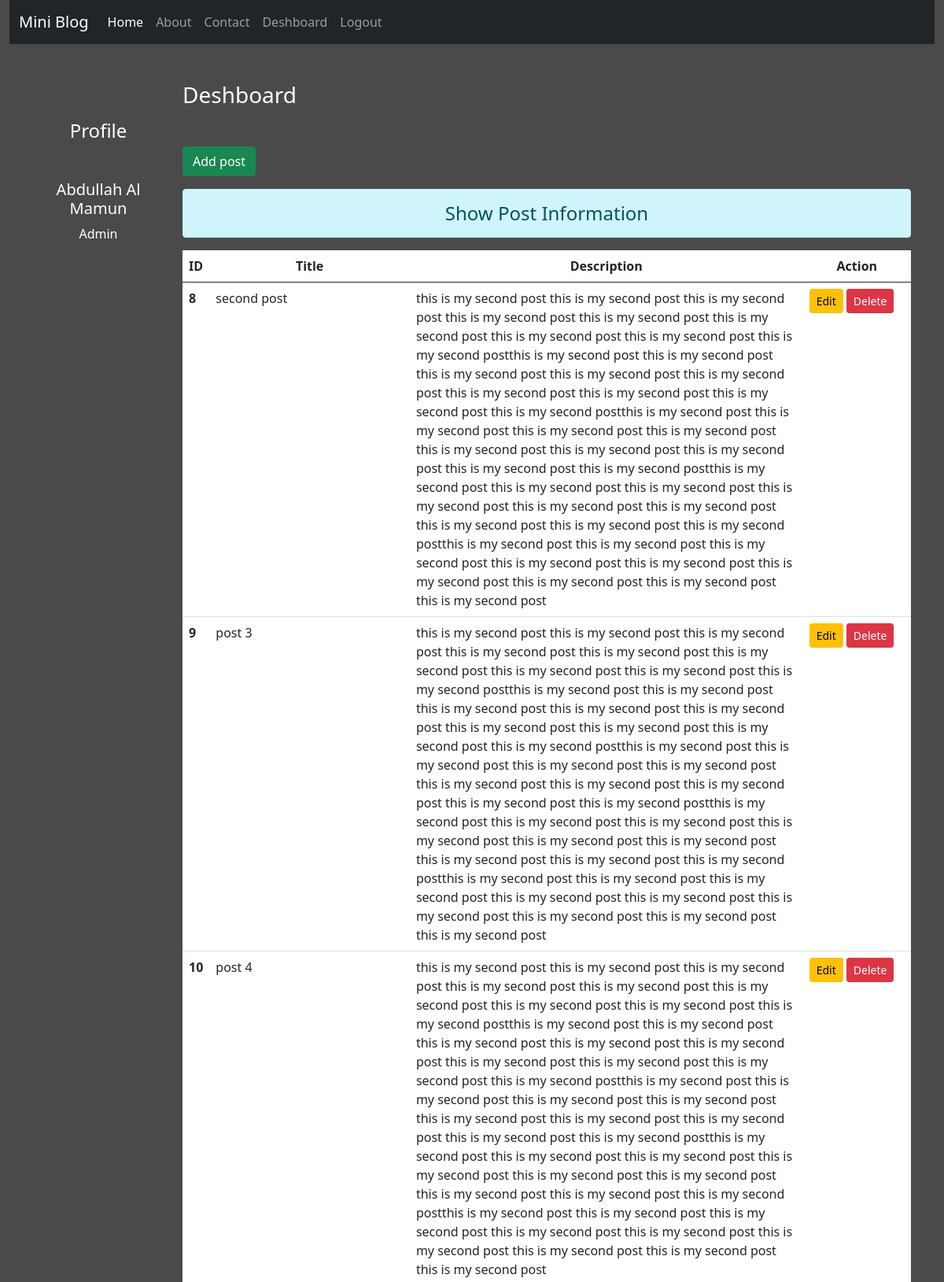
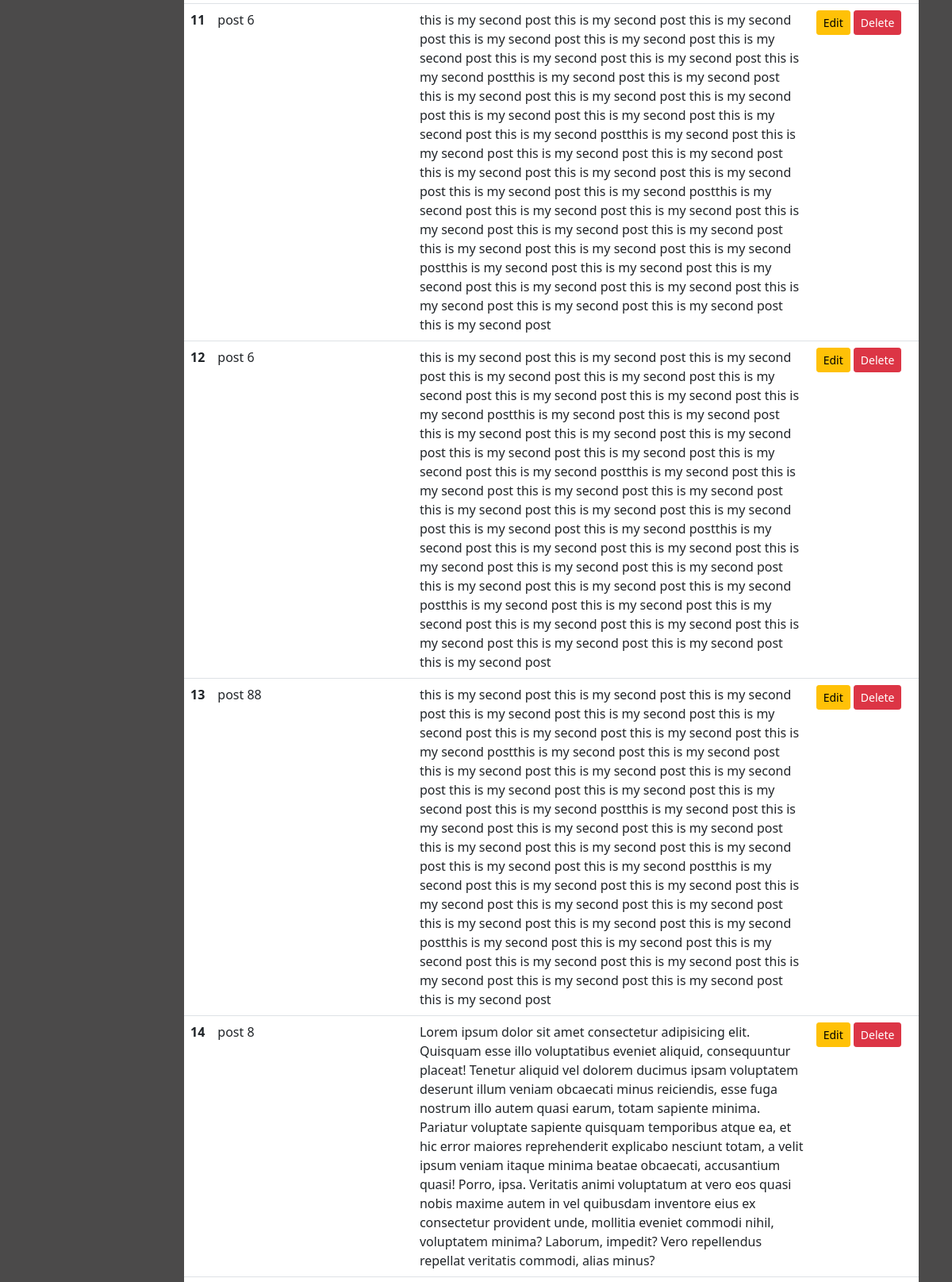
/deshboard/ (signed in, upper part), run on the app's committed database (2 pictures, top to bottom).
### blog/models.py (models this page shows, shortened)
class post(models.Model):
    title=models.CharField(max_length=200)
    disc=models.TextField()

### blog/views.py (the view)
# urls.py: path('deshboard/', views.deshboard ,name='deshboard'),
def deshboard(request):
    if request.user.is_authenticated:
        Post=post.objects.all()
        user=request.user
        full_name=user.get_full_name()
        gps=user.groups.all()
        dic={
        'posts': Post,
        'full_name':full_name,
        'user':user,
        'group':gps,
        }
        return render(request,'blog/deshboard.html',dic)
    else:
        return HttpResponseRedirect('/login/')

### blog/templates/blog/deshboard.html (shortened to what this page needs)
{% extends 'blog/base.html' %}
{% load static %}
{% block side %}
  <div class="col-sm-2 my-5 text-center text-white">
    <h4 class="my-5">Profile</h4>
    <h5>{{full_name}} </h5>
    {% for gps in group %}
      <p>{{gps}}</p>
    {% endfor %}
  </div>
{% endblock side %}
{% block content %}
 <div class="col-sm-10 ">
    <h3 class="p text-white my-5">Deshboard</h3>
    <a href="{% url 'addpost' %}" class="btn btn-success">Add post</a>
    <h4 class="text-center alert alert-info mt-3">Show Post Information</h4>
    {% if posts %}
    <table class="table table-hover bg-white ">
      <thead>
        <tr class ='text-center'>
          <th scope="col" style="width:2%;">ID</th>
          <th scope="col"style="width:28%;">Title</th>
          <th scope="col" style="width:55%;">Description</th>
          <th scope="col" style="width:15%;">Action</th>
        </tr>
      </thead>
      <tbody>
         {% for post in posts %}
        <tr>
          <th scope="row"> {{post.id}}</th>
          <td>{{post.title}}</td>
          <td>{{post.disc}}</td>
          <td>
             <a href="{% url 'updatepost' post.id %}" class="btn btn-warning btn-sm ">Edit</a>
             {% if perms.blog.delete_post %}
             <form action="{% url 'deletepost' post.id %}" method="POST" class="d-inline">
                <input type="submit" class='btn btn-danger btn-sm d-inline' value="Delete">
             </form>
             {% endif %}
          </td>
        </tr>
        {% endfor %}
      </tbody>
      {% else %}
      <h3 class="alert alert-danger">No Data Here</h3>
      {% endif %}
    </table>
 </div>
{% endblock content %}

### blog/static/blog/css/styleblg.css (style rules this page uses)
body { background: rgb(75, 74, 74); color: antiquewhite; }

### data on the page
post: id "8", title "second post", disc "this is my second post this is my second post this is my second post this is my second post this is my second post this is my second post this is my second post this is my second post this is my second postthis is my second post this is my second post this is my second post this is my second post this is my second post this is my second post this is my second post this is my second post this is my second postthis is my second post this is my second post this is my second post this is my second post this is my second post this is my second post this is my second post this is my second post this is my second postthis is my second post this is my second post this is my second post this is my…"
post: id "9", title "post 3", disc "this is my second post this is my second post this is my second post this is my second post this is my second post this is my second post this is my second post this is my second post this is my second postthis is my second post this is my second post this is my second post this is my second post this is my second post this is my second post this is my second post this is my second post this is my second postthis is my second post this is my second post this is my second post this is my second post this is my second post this is my second post this is my second post this is my second post this is my second postthis is my second post this is my second post this is my second post this is my…"
post: id "10", title "post 4", disc "this is my second post this is my second post this is my second post this is my second post this is my second post this is my second post this is my second post this is my second post this is my second postthis is my second post this is my second post this is my second post this is my second post this is my second post this is my second post this is my second post this is my second post this is my second postthis is my second post this is my second post this is my second post this is my second post this is my second post this is my second post this is my second post this is my second post this is my second postthis is my second post this is my second post this is my second post this is my…"
post: id "11", title "post 6", disc "this is my second post this is my second post this is my second post this is my second post this is my second post this is my second post this is my second post this is my second post this is my second postthis is my second post this is my second post this is my second post this is my second post this is my second post this is my second post this is my second post this is my second post this is my second postthis is my second post this is my second post this is my second post this is my second post this is my second post this is my second post this is my second post this is my second post this is my second postthis is my second post this is my second post this is my second post this is my…"
post: id "12", title "post 6", disc "this is my second post this is my second post this is my second post this is my second post this is my second post this is my second post this is my second post this is my second post this is my second postthis is my second post this is my second post this is my second post this is my second post this is my second post this is my second post this is my second post this is my second post this is my second postthis is my second post this is my second post this is my second post this is my second post this is my second post this is my second post this is my second post this is my second post this is my second postthis is my second post this is my second post this is my second post this is my…"
post: id "13", title "post 88", disc "this is my second post this is my second post this is my second post this is my second post this is my second post this is my second post this is my second post this is my second post this is my second postthis is my second post this is my second post this is my second post this is my second post this is my second post this is my second post this is my second post this is my second post this is my second postthis is my second post this is my second post this is my second post this is my second post this is my second post this is my second post this is my second post this is my second post this is my second postthis is my second post this is my second post this is my second post this is my…"
post: id "14", title "post 8", disc "Lorem ipsum dolor sit amet consectetur adipisicing elit. Quisquam esse illo voluptatibus eveniet aliquid, consequuntur placeat! Tenetur aliquid vel dolorem ducimus ipsam voluptatem deserunt illum veniam obcaecati minus reiciendis, esse fuga nostrum illo autem quasi earum, totam sapiente minima. Pariatur voluptate sapiente quisquam temporibus atque ea, et hic error maiores reprehenderit explicabo nesciunt totam, a velit ipsum veniam itaque minima beatae obcaecati, accusantium quasi! Porro, ipsa. Veritatis animi voluptatum at vero eos quasi nobis maxime autem in vel quibusdam inventore eius ex consectetur provident unde, mollitia eveniet commodi nihil, voluptatem minima? Laborum, impedit?…"

### other printed values
{{ full_name }} "Abdullah Al Mamun"
{{ gps }} "Admin"
